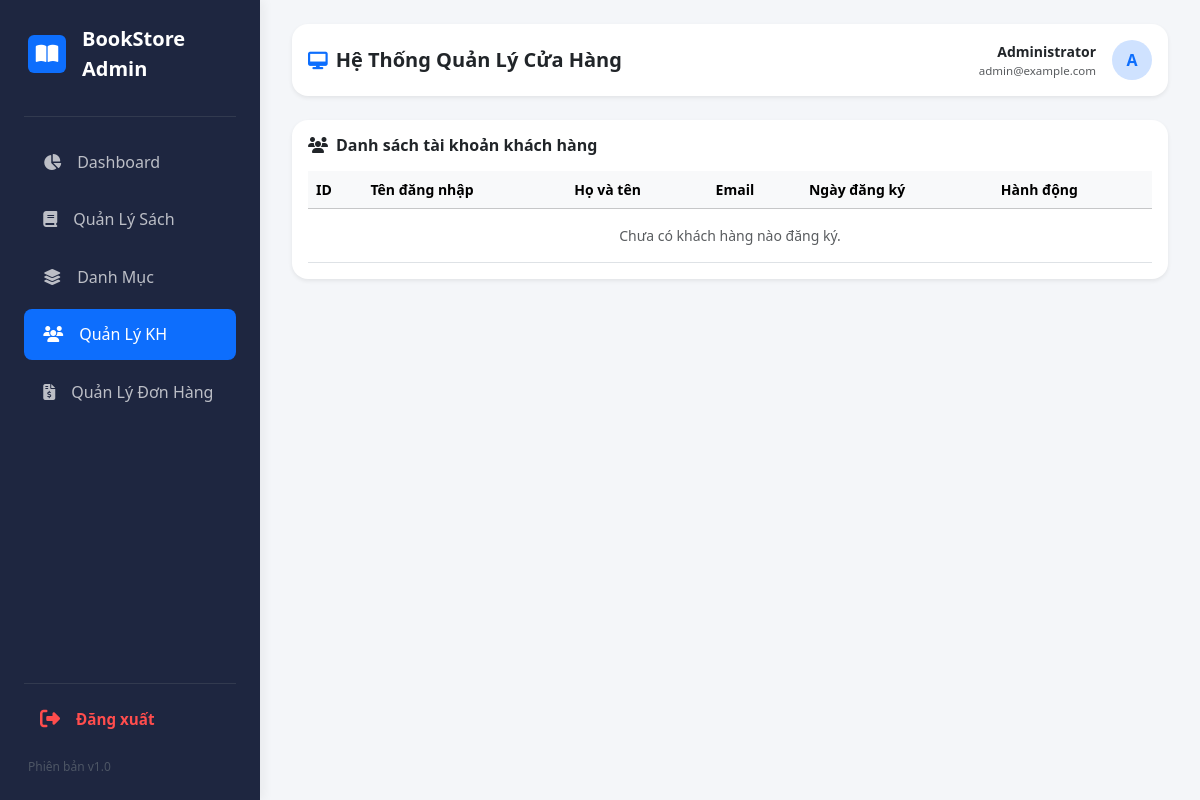
The app's page /admin/index.php?page=user-list (signed in), older data.
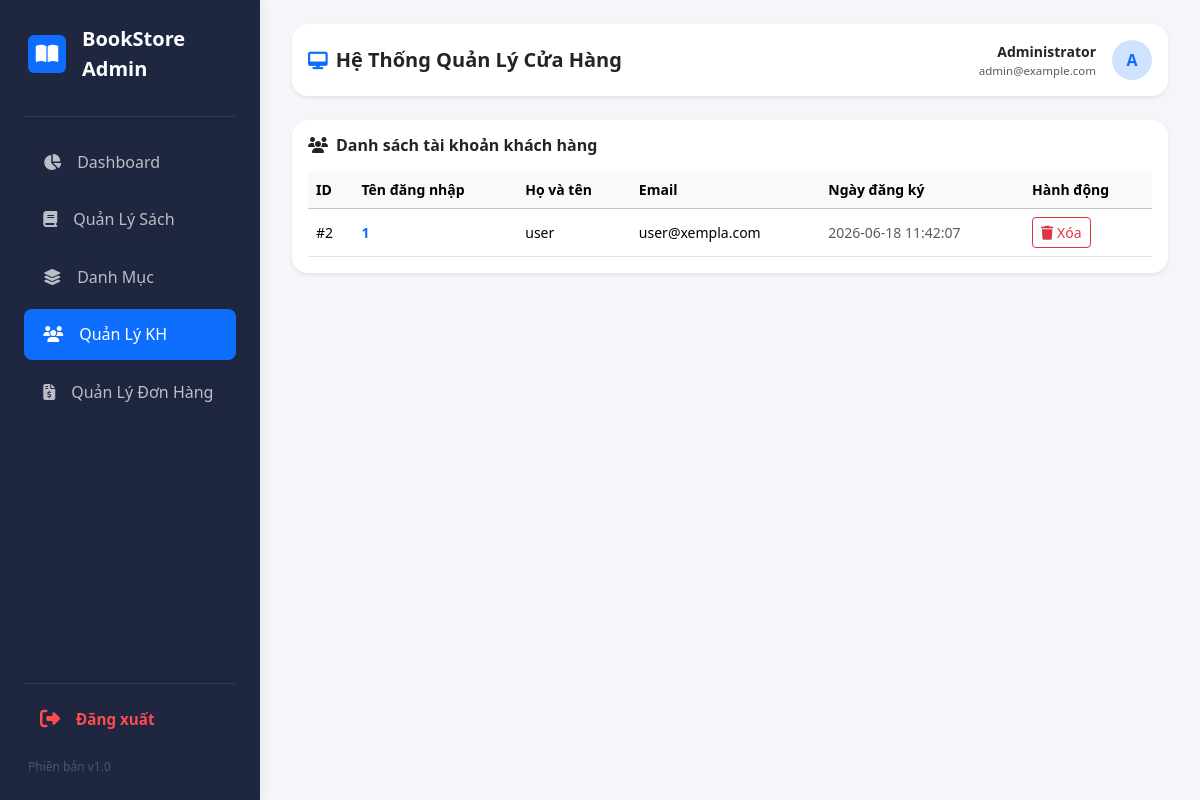
The same page, newer data.
### tables this page shows
CREATE TABLE `users` (
  `id` int(11) NOT NULL,
  `username` varchar(50) NOT NULL,
  `password` varchar(255) NOT NULL,
  `fullname` varchar(100) DEFAULT NULL,
  `email` varchar(100) DEFAULT NULL,
  `role` enum('admin','user') DEFAULT 'user',
  `created_at` timestamp NOT NULL DEFAULT current_timestamp()
);

### admin/view/user-list.php (the view)
<?php
if (isset($pdo)) {
    $users = $pdo->query("SELECT id, username, fullname, email, created_at FROM users WHERE role = 'user' ORDER BY id DESC")->fetchAll(PDO::FETCH_ASSOC);
}
?>
<div class="card panel-box p-3 shadow-sm border-0">
    <h6 class="fw-bold mb-3"><i class="fa-solid fa-users me-2"></i>Danh sách tài khoản khách hàng</h6>
    <div class="table-responsive">
        <table class="table align-middle m-0 small table-hover">
            <thead class="table-light">
                <tr>
                    <th>ID</th>
                    <th>Tên đăng nhập</th>
                    <th>Họ và tên</th>
                    <th>Email</th>
                    <th>Ngày đăng ký</th>
                    <th>Hành động</th>
                </tr>
            </thead>
            <tbody>
                <?php if(empty($users)): ?>
                    <tr><td colspan="6" class="text-center text-muted py-3">Chưa có khách hàng nào đăng ký.</td></tr>
                <?php else: ?>
                    <?php foreach($users as $u): ?>
                    <tr>
                        <td>#<?= $u['id'] ?></td>
                        <td class="fw-bold text-primary"><?= htmlspecialchars($u['username']) ?></td>
                        <td><?= htmlspecialchars($u['fullname'] ?? 'Chưa cập nhật') ?></td>
                        <td><?= htmlspecialchars($u['email'] ?? 'Chưa cập nhật') ?></td>
                        <td class="text-muted"><?= $u['created_at'] ?></td>
                        <td>
                            <a href="modules/user/delete.php?id=<?= $u['id'] ?>" class="btn btn-sm btn-outline-danger" onclick="return confirm('Bạn có chắc chắn muốn xóa tài khoản khách hàng này?')"><i class="fa-solid fa-trash"></i> Xóa</a>
                        </td>
                    </tr>
                    <?php endforeach; ?>
                <?php endif; ?>
            </tbody>
        </table>
    </div>
</div>

Row changes from the older to the newer data that the page shows:
added users: id "2", username "1", fullname "user", email "user@xempla.com", created_at "2026-06-18 11:42:07"
Text that changed along with them:
text no longer shown: "Chưa có khách hàng nào đăng ký."
